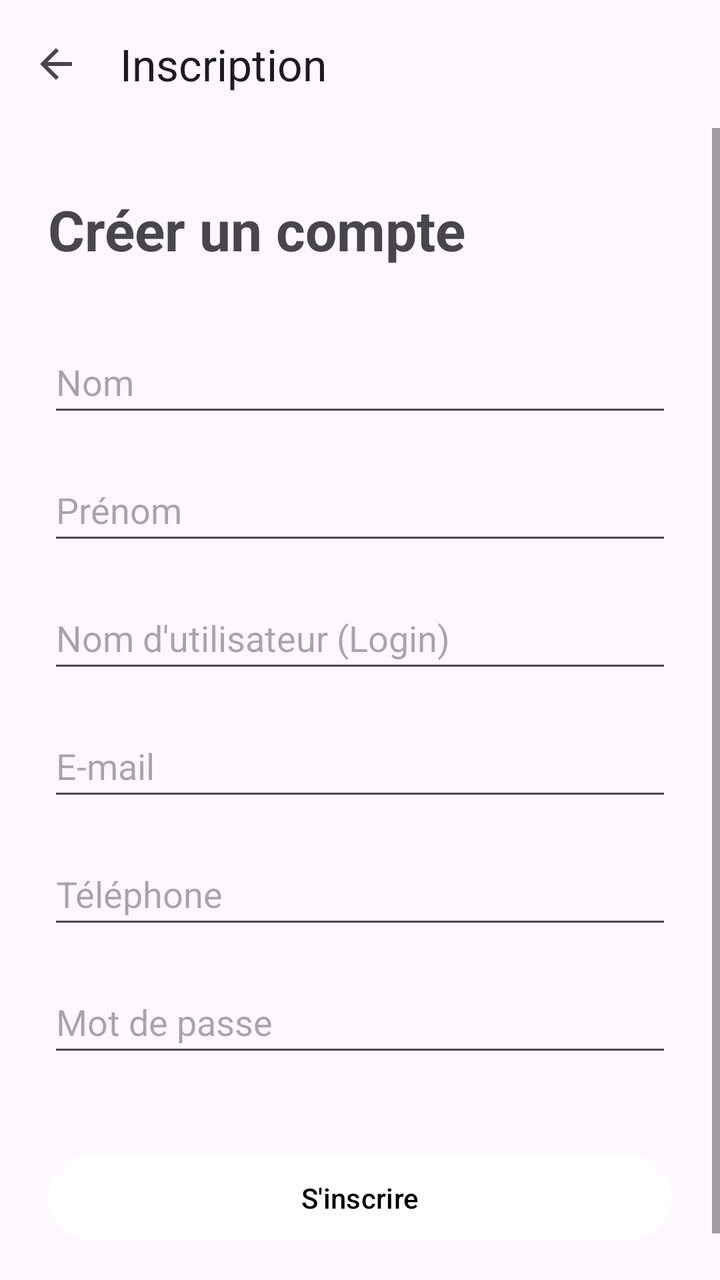
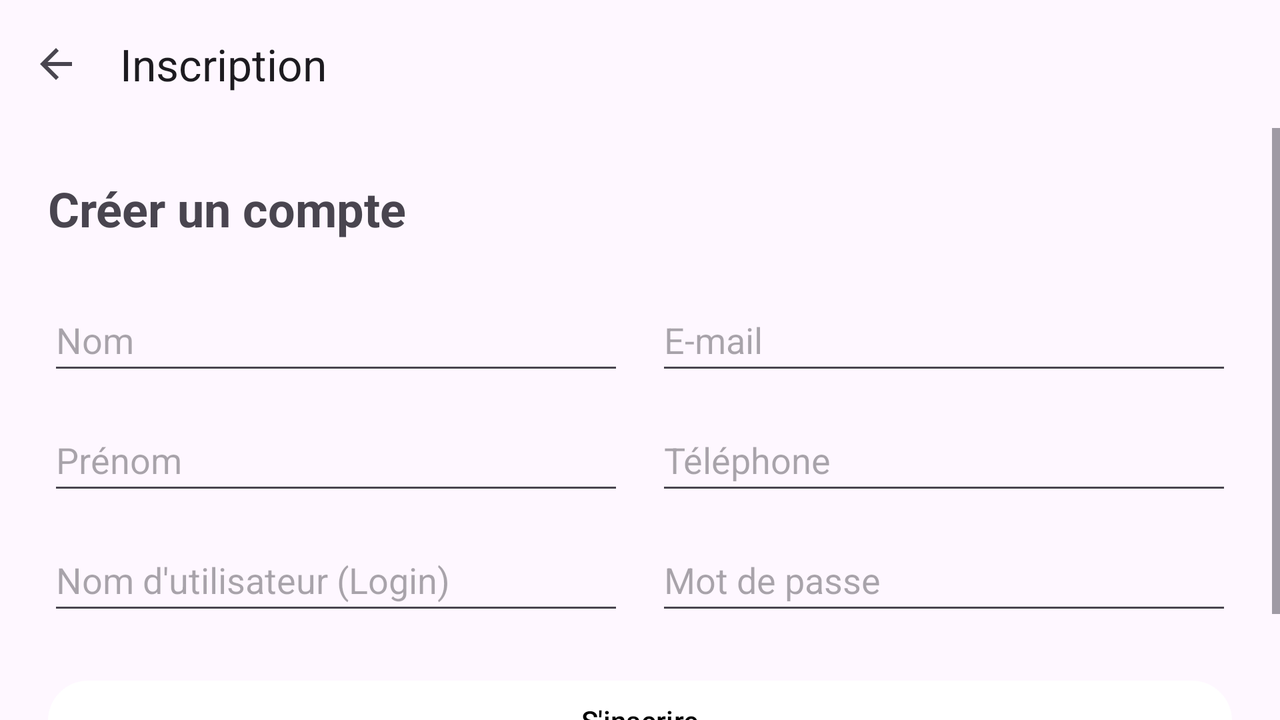

First picture: res/layout/ on a phone held upright. Second picture: the repository's own variant of that layout, on a device whose configuration matches the variant's folder. Source for both follows.
<!-- AndroidManifest.xml: application theme Theme.ICM_calculator -->
<!-- res/layout/activity_incription_utilisateur.xml -->
<?xml version="1.0" encoding="utf-8"?>
<androidx.constraintlayout.widget.ConstraintLayout xmlns:android="http://schemas.android.com/apk/res/android"
    xmlns:app="http://schemas.android.com/apk/res-auto"
    xmlns:tools="http://schemas.android.com/tools"
    android:id="@+id/main_inscription"
    android:layout_width="match_parent"
    android:layout_height="match_parent">

    <com.google.android.material.appbar.AppBarLayout
        android:id="@+id/appBarLayout"
        android:layout_width="match_parent"
        android:layout_height="wrap_content"
        app:layout_constraintTop_toTopOf="parent">

        <androidx.appcompat.widget.Toolbar
            android:id="@+id/toolbar_inscription"
            android:layout_width="match_parent"
            android:layout_height="?attr/actionBarSize"
            app:navigationIcon="?attr/homeAsUpIndicator"
            app:title="@string/toolbar_inscription" />
    </com.google.android.material.appbar.AppBarLayout>

    <ScrollView
        android:layout_width="match_parent"
        android:layout_height="0dp"
        android:fillViewport="true"
        app:layout_constraintBottom_toBottomOf="parent"
        app:layout_constraintTop_toBottomOf="@+id/appBarLayout">

        <androidx.constraintlayout.widget.ConstraintLayout
            android:layout_width="match_parent"
            android:layout_height="wrap_content"
            android:padding="24dp">

            <TextView
                android:id="@+id/reg_title"
                android:layout_width="wrap_content"
                android:layout_height="wrap_content"
                android:layout_marginTop="8dp"
                android:text="@string/reg_title"
                android:textSize="28sp"
                android:textStyle="bold"
                app:layout_constraintStart_toStartOf="parent"
                app:layout_constraintTop_toTopOf="parent" />

            <EditText
                android:id="@+id/reg_nom"
                android:layout_width="0dp"
                android:layout_height="wrap_content"
                android:layout_marginTop="32dp"
                android:hint="@string/reg_nom"
                android:inputType="textCapWords"
                android:minHeight="48dp"
                app:layout_constraintEnd_toEndOf="parent"
                app:layout_constraintStart_toStartOf="parent"
                app:layout_constraintTop_toBottomOf="@+id/reg_title" />

            <EditText
                android:id="@+id/reg_prenom"
                android:layout_width="0dp"
                android:layout_height="wrap_content"
                android:layout_marginTop="16dp"
                android:hint="@string/reg_prenom"
                android:inputType="textCapWords"
                android:minHeight="48dp"
                app:layout_constraintEnd_toEndOf="parent"
                app:layout_constraintStart_toStartOf="parent"
                app:layout_constraintTop_toBottomOf="@+id/reg_nom" />

            <EditText
                android:id="@+id/reg_login"
                android:layout_width="0dp"
                android:layout_height="wrap_content"
                android:layout_marginTop="16dp"
                android:hint="@string/reg_login"
                android:inputType="text"
                android:minHeight="48dp"
                app:layout_constraintEnd_toEndOf="parent"
                app:layout_constraintStart_toStartOf="parent"
                app:layout_constraintTop_toBottomOf="@+id/reg_prenom" />

            <EditText
                android:id="@+id/reg_email"
                android:layout_width="0dp"
                android:layout_height="wrap_content"
                android:layout_marginTop="16dp"
                android:hint="@string/reg_email"
                android:inputType="textEmailAddress"
                android:minHeight="48dp"
                app:layout_constraintEnd_toEndOf="parent"
                app:layout_constraintStart_toStartOf="parent"
                app:layout_constraintTop_toBottomOf="@+id/reg_login" />

            <EditText
                android:id="@+id/reg_tel"
                android:layout_width="0dp"
                android:layout_height="wrap_content"
                android:layout_marginTop="16dp"
                android:hint="@string/reg_tel"
                android:inputType="phone"
                android:minHeight="48dp"
                app:layout_constraintEnd_toEndOf="parent"
                app:layout_constraintStart_toStartOf="parent"
                app:layout_constraintTop_toBottomOf="@+id/reg_email" />

            <EditText
                android:id="@+id/reg_mdp"
                android:layout_width="0dp"
                android:layout_height="wrap_content"
                android:layout_marginTop="16dp"
                android:hint="@string/reg_mdp"
                android:inputType="textPassword"
                android:minHeight="48dp"
                app:layout_constraintEnd_toEndOf="parent"
                app:layout_constraintStart_toStartOf="parent"
                app:layout_constraintTop_toBottomOf="@+id/reg_tel" />

            <Button
                android:id="@+id/btn_inscription"
                android:layout_width="0dp"
                android:layout_height="wrap_content"
                android:layout_marginTop="40dp"
                android:layout_marginBottom="16dp"
                android:padding="12dp"
                android:text="@string/btn_inscription"
                app:layout_constraintBottom_toBottomOf="parent"
                app:layout_constraintEnd_toEndOf="parent"
                app:layout_constraintStart_toStartOf="parent"
                app:layout_constraintTop_toBottomOf="@+id/reg_mdp" />

        </androidx.constraintlayout.widget.ConstraintLayout>
    </ScrollView>
</androidx.constraintlayout.widget.ConstraintLayout>
<!-- resources referenced by this layout -->
<resources>
  <string name="btn_inscription">S\'inscrire</string>
  <string name="reg_email">E-mail</string>
  <string name="reg_login">Nom d\'utilisateur (Login)</string>
  <string name="reg_mdp">Mot de passe</string>
  <string name="reg_nom">Nom</string>
  <string name="reg_prenom">Prénom</string>
  <string name="reg_tel">Téléphone</string>
  <string name="reg_title">Créer un compte</string>
  <string name="toolbar_inscription">Inscription</string>
  <style name="Theme.ICM_calculator" parent="Base.Theme.ICM_calculator" />
  <style name="Base.Theme.ICM_calculator" parent="Theme.Material3.DayNight.NoActionBar">
          <item name="colorPrimary">@color/white</item>
  
          <item name="colorOnPrimary">@color/black</item>
      </style>
  <color name="white">#FFFFFF</color>
  <color name="black">#000000</color>
</resources>
<!-- res/layout-land/activity_incription_utilisateur.xml (the repository's variant of the layout above) -->
<!-- drawn on the phone turned sideways -->
<?xml version="1.0" encoding="utf-8"?>
<androidx.constraintlayout.widget.ConstraintLayout xmlns:android="http://schemas.android.com/apk/res/android"
    xmlns:app="http://schemas.android.com/apk/res-auto"
    xmlns:tools="http://schemas.android.com/tools"
    android:id="@+id/main_inscription"
    android:layout_width="match_parent"
    android:layout_height="match_parent">

    <com.google.android.material.appbar.AppBarLayout
        android:id="@+id/appBarLayout"
        android:layout_width="match_parent"
        android:layout_height="wrap_content"
        app:layout_constraintTop_toTopOf="parent">

        <androidx.appcompat.widget.Toolbar
            android:id="@+id/toolbar_inscription"
            android:layout_width="match_parent"
            android:layout_height="?attr/actionBarSize"
            app:navigationIcon="?attr/homeAsUpIndicator"
            app:title="@string/toolbar_inscription" />
    </com.google.android.material.appbar.AppBarLayout>

    <ScrollView
        android:layout_width="match_parent"
        android:layout_height="0dp"
        android:fillViewport="true"
        app:layout_constraintBottom_toBottomOf="parent"
        app:layout_constraintTop_toBottomOf="@+id/appBarLayout">

        <androidx.constraintlayout.widget.ConstraintLayout
            android:layout_width="match_parent"
            android:layout_height="wrap_content"
            android:padding="24dp">

            <TextView
                android:id="@+id/reg_title"
                android:layout_width="wrap_content"
                android:layout_height="wrap_content"
                android:text="@string/reg_title"
                android:textSize="24sp"
                android:textStyle="bold"
                app:layout_constraintStart_toStartOf="parent"
                app:layout_constraintTop_toTopOf="parent" />

            <androidx.constraintlayout.widget.Guideline
                android:id="@+id/guideline_v"
                android:layout_width="wrap_content"
                android:layout_height="wrap_content"
                android:orientation="vertical"
                app:layout_constraintGuide_percent="0.5" />

            <EditText
                android:id="@+id/reg_nom"
                android:layout_width="0dp"
                android:layout_height="wrap_content"
                android:layout_marginTop="24dp"
                android:layout_marginEnd="8dp"
                android:hint="@string/reg_nom"
                android:inputType="textCapWords"
                android:minHeight="48dp"
                app:layout_constraintEnd_toStartOf="@+id/guideline_v"
                app:layout_constraintStart_toStartOf="parent"
                app:layout_constraintTop_toBottomOf="@+id/reg_title" />

            <EditText
                android:id="@+id/reg_prenom"
                android:layout_width="0dp"
                android:layout_height="wrap_content"
                android:layout_marginTop="12dp"
                android:layout_marginEnd="8dp"
                android:hint="@string/reg_prenom"
                android:inputType="textCapWords"
                android:minHeight="48dp"
                app:layout_constraintEnd_toStartOf="@+id/guideline_v"
                app:layout_constraintStart_toStartOf="parent"
                app:layout_constraintTop_toBottomOf="@+id/reg_nom" />

            <EditText
                android:id="@+id/reg_login"
                android:layout_width="0dp"
                android:layout_height="wrap_content"
                android:layout_marginTop="12dp"
                android:layout_marginEnd="8dp"
                android:hint="@string/reg_login"
                android:inputType="text"
                android:minHeight="48dp"
                app:layout_constraintEnd_toStartOf="@+id/guideline_v"
                app:layout_constraintStart_toStartOf="parent"
                app:layout_constraintTop_toBottomOf="@+id/reg_prenom" />

            <EditText
                android:id="@+id/reg_email"
                android:layout_width="0dp"
                android:layout_height="wrap_content"
                android:layout_marginStart="8dp"
                android:hint="@string/reg_email"
                android:inputType="textEmailAddress"
                android:minHeight="48dp"
                app:layout_constraintBaseline_toBaselineOf="@+id/reg_nom"
                app:layout_constraintEnd_toEndOf="parent"
                app:layout_constraintStart_toEndOf="@+id/guideline_v" />

            <EditText
                android:id="@+id/reg_tel"
                android:layout_width="0dp"
                android:layout_height="wrap_content"
                android:layout_marginStart="8dp"
                android:hint="@string/reg_tel"
                android:inputType="phone"
                android:minHeight="48dp"
                app:layout_constraintBaseline_toBaselineOf="@+id/reg_prenom"
                app:layout_constraintEnd_toEndOf="parent"
                app:layout_constraintStart_toEndOf="@+id/guideline_v" />

            <EditText
                android:id="@+id/reg_mdp"
                android:layout_width="0dp"
                android:layout_height="wrap_content"
                android:layout_marginStart="8dp"
                android:hint="@string/reg_mdp"
                android:inputType="textPassword"
                android:minHeight="48dp"
                app:layout_constraintBaseline_toBaselineOf="@+id/reg_login"
                app:layout_constraintEnd_toEndOf="parent"
                app:layout_constraintStart_toEndOf="@+id/guideline_v" />

            <Button
                android:id="@+id/btn_inscription"
                android:layout_width="0dp"
                android:layout_height="wrap_content"
                android:layout_marginTop="24dp"
                android:layout_marginBottom="16dp"
                android:text="@string/btn_inscription"
                app:layout_constraintBottom_toBottomOf="parent"
                app:layout_constraintEnd_toEndOf="parent"
                app:layout_constraintStart_toStartOf="parent"
                app:layout_constraintTop_toBottomOf="@+id/reg_login" />

        </androidx.constraintlayout.widget.ConstraintLayout>
    </ScrollView>
</androidx.constraintlayout.widget.ConstraintLayout>
